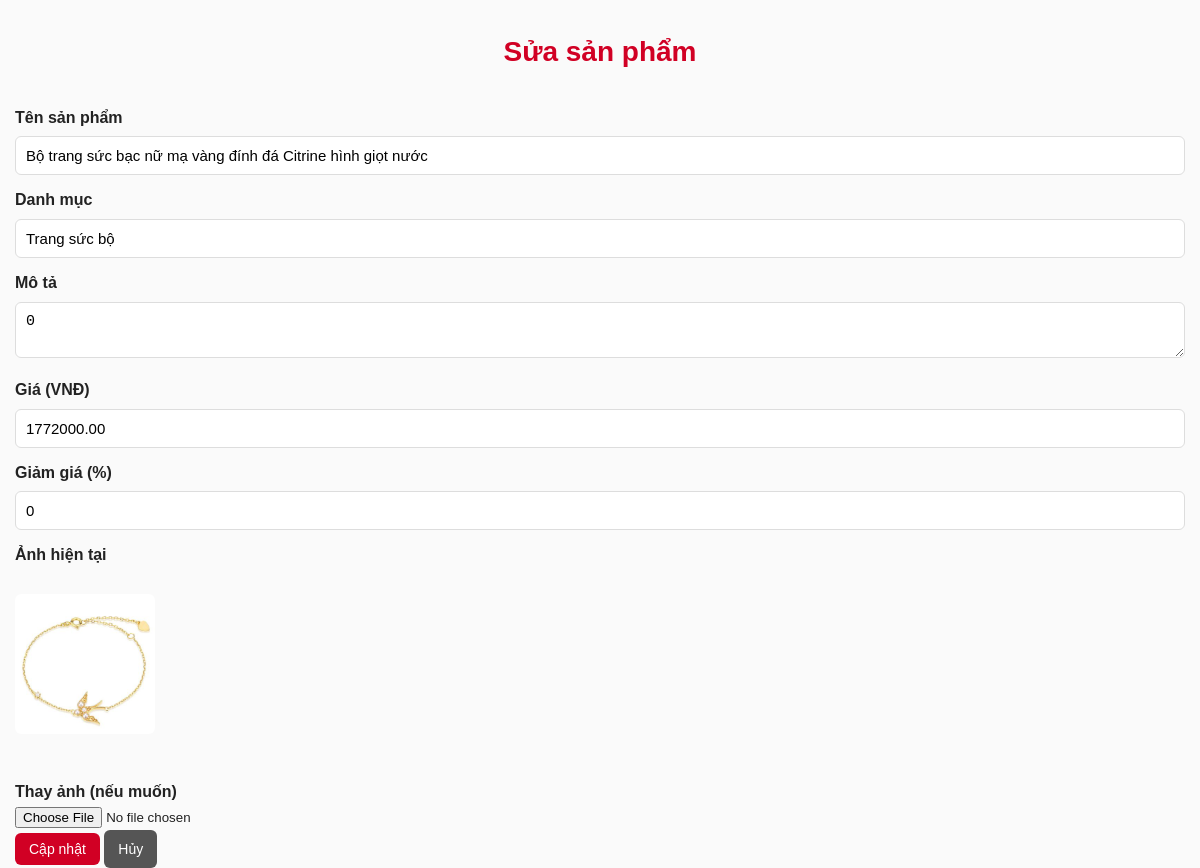
The app's page /admin/edit_product.php?id=53 (signed in) with its own data.
### tables this page shows
CREATE TABLE `products` (
  `id` int(11) NOT NULL,
  `name` varchar(255) NOT NULL,
  `category` varchar(100) NOT NULL,
  `description` text,
  `price` decimal(10,2) NOT NULL DEFAULT '0.00',
  `discount` int(11) NOT NULL DEFAULT '0',
  `image` varchar(255) DEFAULT NULL,
  `created_at` timestamp NOT NULL DEFAULT CURRENT_TIMESTAMP
);

### admin/edit_product.php (the view, shortened to what this page needs)
<?php
require_once '../db.php';
$id = intval($_GET['id'] ?? 0);
$stmt = $conn->prepare("SELECT * FROM products WHERE id = ?");
$stmt->bind_param("i",$id); $stmt->execute();
$product = $stmt->get_result()->fetch_assoc();
?>
<!doctype html><html lang="vi"><head><meta charset="utf-8"><title>Sửa sản phẩm</title>
<link rel="stylesheet" href="../assets/css/style.css"></head><body>
<div class="wrap">
  <h1 class="page-title">Sửa sản phẩm</h1>
  <form method="post" enctype="multipart/form-data" class="admin-form">
    <label>Tên sản phẩm</label><input type="text" name="name" required value="<?php echo htmlspecialchars($product['name']); ?>">
    <label>Danh mục</label><input type="text" name="category" required value="<?php echo htmlspecialchars($product['category']); ?>">
    <label>Mô tả</label><textarea name="description"><?php echo htmlspecialchars($product['description']); ?></textarea>
    <label>Giá (VNĐ)</label><input type="number" name="price" required step="1000" min="0" value="<?php echo htmlspecialchars($product['price']); ?>">
    <label>Giảm giá (%)</label><input type="number" name="discount" min="0" max="100" value="<?php echo htmlspecialchars($product['discount']); ?>">
    <label>Ảnh hiện tại</label><br>
    <img src="../assets/images/<?php echo htmlspecialchars($product['image'] ?: 'no-image.png'); ?>" width="140" style="border-radius:6px"><br><br>
    <label>Thay ảnh (nếu muốn)</label><input type="file" name="image" accept="image/*">
    <div class="auth-actions">
      <button class="btn" type="submit">Cập nhật</button>
      <a class="btn btn-secondary" href="products.php">Hủy</a>
    </div>
  </form>
</div>
</body></html>

### assets/css/style.css (style rules this page uses)
:root { --primary: #b88f6a; --brand: #d10024; --dark: #111; --muted: #777; --light: #fff; --bg: #fafafa; --card-shadow: 0 4px 10px rgba(0,0,0,0.08); --card-hover-shadow: 0 6px 16px rgba(0,0,0,0.12); --radius-sm: 6px; --radius-md: 12px; --transition-fast: 0.22s ease; }
html, body { font-family: Arial, Helvetica, sans-serif; font-size: 16px; line-height: 1.6; margin: 0; padding: 0; color: #222; background: var(--bg); -webkit-font-smoothing: antialiased; -moz-osx-font-smoothing: grayscale; text-rendering: optimizeLegibility; }
* { box-sizing: border-box; }
.wrap { max-width: 1200px; margin: 0 auto; padding: 0 15px; }
.page-title { font-size: 28px; margin: 30px 0; text-align:center; color: var(--brand); }
form input[type="text"], form input[type="email"], form input[type="password"], form textarea, form input[type="number"] { width:100%; padding:10px; border-radius:6px; border:1px solid #ddd; margin-top:6px; font-size:15px; outline:none; }
label { display:block; margin-top:12px; font-weight:600; }
.btn { display:inline-flex; align-items:center; justify-content:center; padding:8px 14px; border-radius:6px; text-decoration:none; font-size:14px; font-weight:500; color:#fff; background:var(--brand); border:none; cursor:pointer; transition: background var(--transition-fast); }
.btn-secondary { background:#555; color:#fff; }

### records on screen
products: name "Bộ trang sức bạc nữ mạ vàng đính đá Citrine hình giọt nước", category "Trang sức bộ", description "0", price "1772000.00", discount "0", image (picture)
